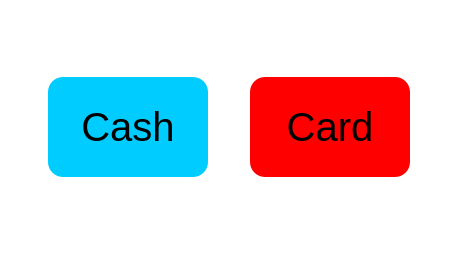
<?xml version="1.0" encoding="UTF-8"?>
<ui version="4.0">
 <class>paymentMathod</class>
 <widget class="QDialog" name="paymentMathod">
  <property name="geometry">
   <rect>
    <x>0</x>
    <y>0</y>
    <width>458</width>
    <height>254</height>
   </rect>
  </property>
  <property name="windowTitle">
   <string>Payment mathod</string>
  </property>
  <property name="styleSheet">
   <string notr="true">#paymentMathod
{
	background-color: rgb(255, 255, 255);
}</string>
  </property>
  <layout class="QVBoxLayout" name="verticalLayout_2">
   <item>
    <spacer name="verticalSpacer">
     <property name="orientation">
      <enum>Qt::Vertical</enum>
     </property>
     <property name="sizeHint" stdset="0">
      <size>
       <width>20</width>
       <height>40</height>
      </size>
     </property>
    </spacer>
   </item>
   <item>
    <layout class="QHBoxLayout" name="horizontalLayout">
     <item>
      <spacer name="horizontalSpacer">
       <property name="orientation">
        <enum>Qt::Horizontal</enum>
       </property>
       <property name="sizeHint" stdset="0">
        <size>
         <width>40</width>
         <height>20</height>
        </size>
       </property>
      </spacer>
     </item>
     <item>
      <widget class="QPushButton" name="btnCash">
       <property name="minimumSize">
        <size>
         <width>160</width>
         <height>100</height>
        </size>
       </property>
       <property name="maximumSize">
        <size>
         <width>160</width>
         <height>100</height>
        </size>
       </property>
       <property name="font">
        <font>
         <family>MS Shell Dlg 2</family>
         <pointsize>30</pointsize>
         <weight>50</weight>
         <italic>false</italic>
         <bold>false</bold>
        </font>
       </property>
       <property name="styleSheet">
        <string notr="true">font: 30pt &quot;MS Shell Dlg 2&quot;;
background-color: #00CCFF;
border-radius:15px;</string>
       </property>
       <property name="text">
        <string>Cash</string>
       </property>
      </widget>
     </item>
     <item>
      <spacer name="horizontalSpacer_3">
       <property name="orientation">
        <enum>Qt::Horizontal</enum>
       </property>
       <property name="sizeType">
        <enum>QSizePolicy::Preferred</enum>
       </property>
       <property name="sizeHint" stdset="0">
        <size>
         <width>40</width>
         <height>20</height>
        </size>
       </property>
      </spacer>
     </item>
     <item>
      <widget class="QPushButton" name="btnCard">
       <property name="minimumSize">
        <size>
         <width>160</width>
         <height>100</height>
        </size>
       </property>
       <property name="maximumSize">
        <size>
         <width>160</width>
         <height>100</height>
        </size>
       </property>
       <property name="font">
        <font>
         <family>MS Shell Dlg 2</family>
         <pointsize>30</pointsize>
         <weight>50</weight>
         <italic>false</italic>
         <bold>false</bold>
        </font>
       </property>
       <property name="styleSheet">
        <string notr="true">font: 30pt &quot;MS Shell Dlg 2&quot;;
background-color: red;
border-radius:15px;</string>
       </property>
       <property name="text">
        <string>Card</string>
       </property>
      </widget>
     </item>
     <item>
      <spacer name="horizontalSpacer_2">
       <property name="orientation">
        <enum>Qt::Horizontal</enum>
       </property>
       <property name="sizeHint" stdset="0">
        <size>
         <width>40</width>
         <height>20</height>
        </size>
       </property>
      </spacer>
     </item>
    </layout>
   </item>
   <item>
    <spacer name="verticalSpacer_2">
     <property name="orientation">
      <enum>Qt::Vertical</enum>
     </property>
     <property name="sizeHint" stdset="0">
      <size>
       <width>20</width>
       <height>40</height>
      </size>
     </property>
    </spacer>
   </item>
  </layout>
 </widget>
 <resources/>
 <connections/>
</ui>
